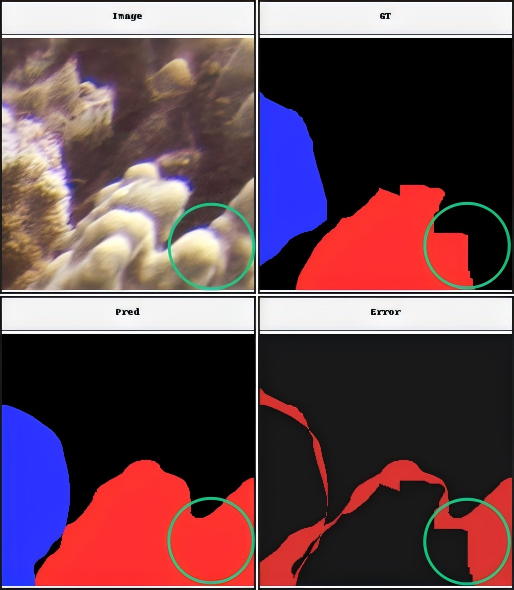
#> input picture assets/showcase/0237.png, 514 x 590 px
$ python -i underwater_enhancer.py   (imports and definitions only)
#> lines starting #> are read from the running program, lines starting #| are printed output that depends on the picture; after the words box and inside, x2 and y2 are one past the last pixel; in counts of white or black regions, pixels touching at a corner belong together
#> further down, picture is the input picture: shape (590, 514, 3); mean B, G, R 81.3, 72.3, 100.8
import cv2
import numpy as np
import matplotlib.pyplot as plt
import os
from scipy import ndimage
import math

def enhance_underwater_image(image):
    """
    完整版水下图像增强（基于物理模型+图像处理）

    参数:
    image: BGR格式的图像 (numpy array)

    返回:
    增强后的图像 (BGR格式)
    """
    # 步骤1: 水下颜色校正（补偿光谱衰减）
    corrected = color_correction(image)

    # 步骤2: 暗通道先验去雾（去除散射）
    # dehazed = dark_channel_prior_dehaze(corrected)

    # 步骤3: HSV空间CLAHE增强（提升对比度）
    enhanced = clahe_enhance(corrected)

    return enhanced

def color_correction(image):
    """
    基于水下光谱衰减模型的颜色校正
    """
    # 水下光谱衰减系数（经验参数，针对浅水珊瑚礁）
    k_blue = 0.025  # 蓝光衰减系数 (0.02-0.03)
    k_green = 0.015  # 绿光衰减系数 (0.01-0.02)
    k_red = 0.005    # 红光衰减系数 (0.004-0.006)

    # 转换为RGB
    rgb = cv2.cvtColor(image, cv2.COLOR_BGR2RGB).astype(np.float32)

    # 1. 计算光程距离（简化模型：基于图像深度估计）
    # 使用暗通道先验估计深度（简化版）
    dark_channel = np.min(rgb, axis=2)
    depth = 1.0 / (k_blue * np.log(0.95) + k_green * np.log(0.95) + k_red * np.log(0.95)) * np.log(1.0 / (dark_channel + 1e-6))
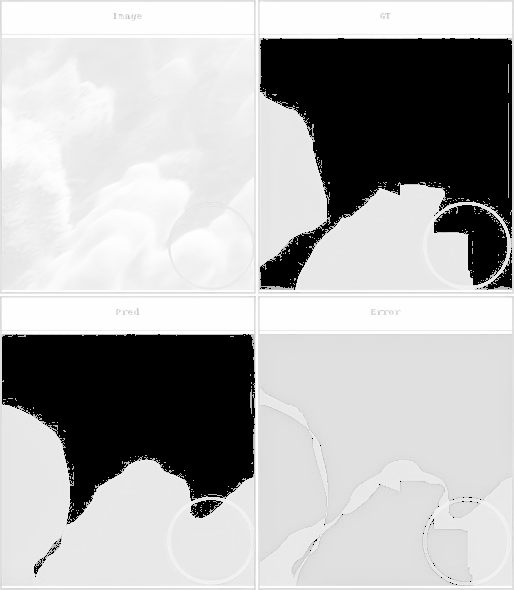
#> depth: shape (590, 514) float32; min -5985.4, max 2400.7, mean -120.3; drawn with min black and max white

    # 2. 应用颜色校正（物理模型：I = J * exp(-k*d) + A*(1-exp(-k*d))）
    # 简化为：J = (I - A) / exp(-k*d) + A
    A = np.max(rgb, axis=2)  # 大气光
    #A = np.expand_dims(A, axis=2)

    # 对每个通道独立校正
    corrected = np.zeros_like(rgb)
    for c in range(3):
        k = [k_blue, k_green, k_red][c]
        # 校正公式：J_c = (I_c - A_c) * exp(k * depth) + A_c
        corrected[:, :, c] = (rgb[:, :, c] - A) * np.exp(k * depth) + A
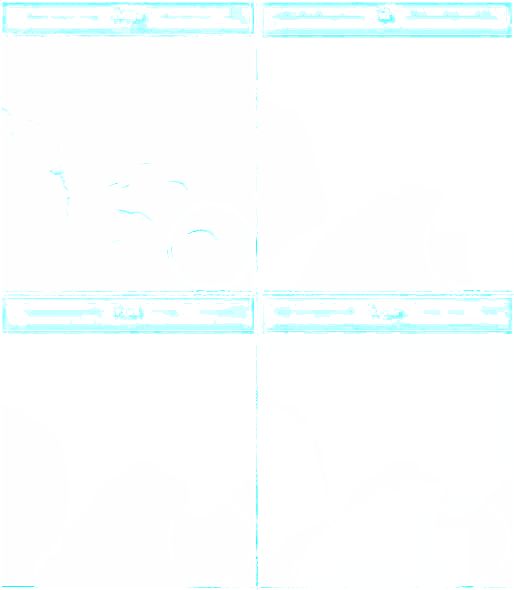
#> corrected: shape (590, 514, 3) float32; mean R, G, B -1.54e+25, -1.11e+15, -336646.9; drawn with min black and max white

    # 限制在0-255范围内
    corrected = np.clip(corrected, 0, 255).astype(np.uint8)

    return cv2.cvtColor(corrected, cv2.COLOR_RGB2BGR)

def dark_channel_prior_dehaze(image, omega=0.95, window_size=15):
    """
    暗通道先验去雾（水下增强专用）

    参数:
    image: BGR格式图像
    omega: 大气光比例参数 (0.9-0.95)
    window_size: 暗通道计算窗口大小
    """
    # 转换为RGB
    rgb = cv2.cvtColor(image, cv2.COLOR_BGR2RGB).astype(np.float32) / 255.0

    # 1. 计算暗通道
    dark_channel = np.min(rgb, axis=2)
    dark_channel = ndimage.minimum_filter(dark_channel, size=window_size)

    # 2. 估计大气光A
    A = np.max(rgb, axis=2)
    A = np.ones_like(dark_channel) * A

    # 3. 估计透射率
    t = 1.0 - omega * dark_channel

    # 4. 去雾公式：J = (I - A) / t + A
    dehazed = np.zeros_like(rgb)
    for c in range(3):
        dehazed[:, :, c] = (rgb[:, :, c] - A) / t + A

    # 限制在0-1范围
    dehazed = np.clip(dehazed, 0, 1)

    # 转换回BGR
    dehazed = (dehazed * 255).astype(np.uint8)
    return cv2.cvtColor(dehazed, cv2.COLOR_RGB2BGR)

def clahe_enhance(image):
    """
    HSV空间CLAHE增强（水下图像专用）
    """
    # 转换为HSV
    hsv = cv2.cvtColor(image, cv2.COLOR_BGR2HSV)
#> hsv: shape (590, 514, 3); mean H, S, V 23.2, 150.1, 114.7
    h, s, v = cv2.split(hsv)
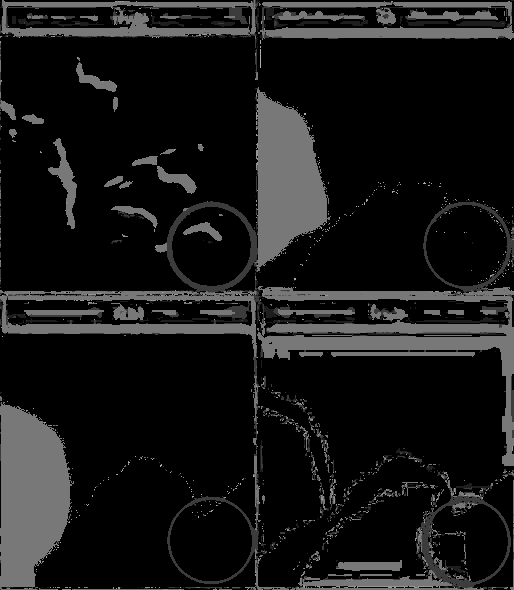
#> h: shape (590, 514); min 0, max 179, mean 23.2
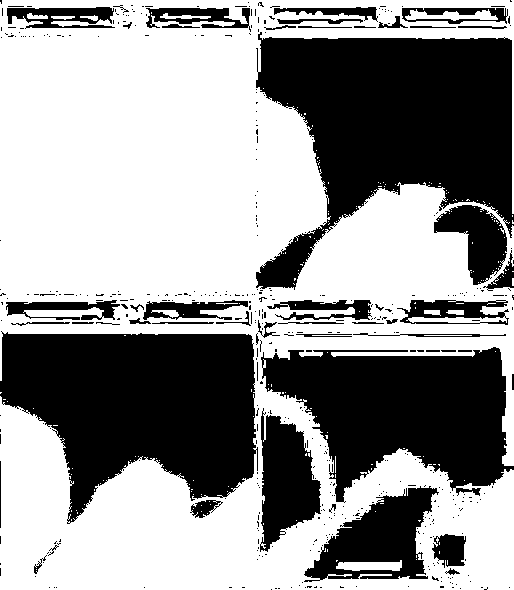
#> s: shape (590, 514); 58.9% white; 475 black regions (424 under 20 px), largest, box (x1, y1, x2, y2) and area: (256, 32, 514, 290) 37713, (0, 331, 258, 524) 33478, (261, 347, 514, 503) 24292

    # 1. 对V通道应用CLAHE（增强对比度）
    clahe = cv2.createCLAHE(clipLimit=2.0, tileGridSize=(8, 8))
    v_clahe = clahe.apply(v)
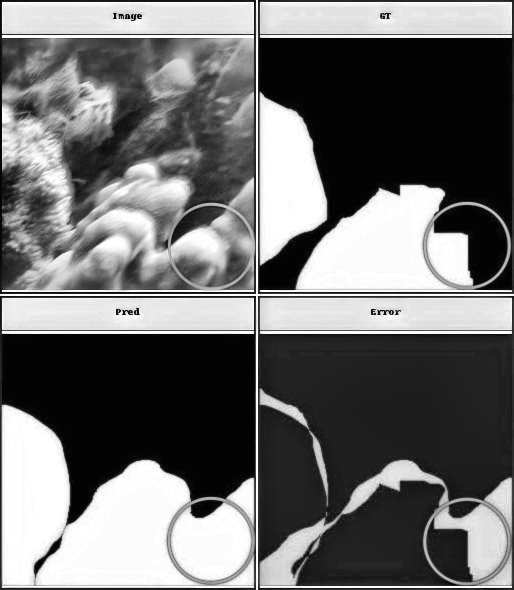
#> v_clahe: shape (590, 514); min 1, max 255, mean 111

    # 2. 增强饱和度（水下图像通常饱和度低）
    s = cv2.convertScaleAbs(s, alpha=1.2, beta=0)  # 饱和度增强20%

    # 3. 调整色调（减少蓝色偏移）
    # 水下图像色调偏蓝（H≈120），我们向红色方向调整（H=0）
    h = np.clip(h - 15, 0, 179)  # H范围0-179
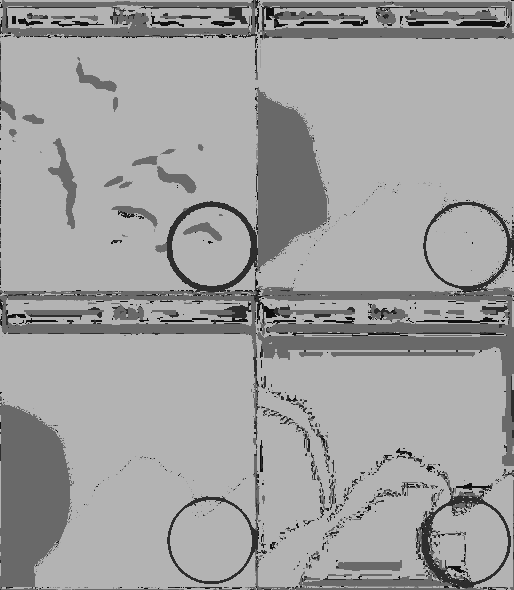
#> h: shape (590, 514); min 0, max 179, mean 159.8

    # 4. 合并通道
    hsv_clahe = cv2.merge([h, s, v_clahe])
#> hsv_clahe: shape (590, 514, 3); mean H, S, V 159.8, 150.1, 111

    # 转换回BGR
    enhanced_image = cv2.cvtColor(hsv_clahe, cv2.COLOR_HSV2BGR)
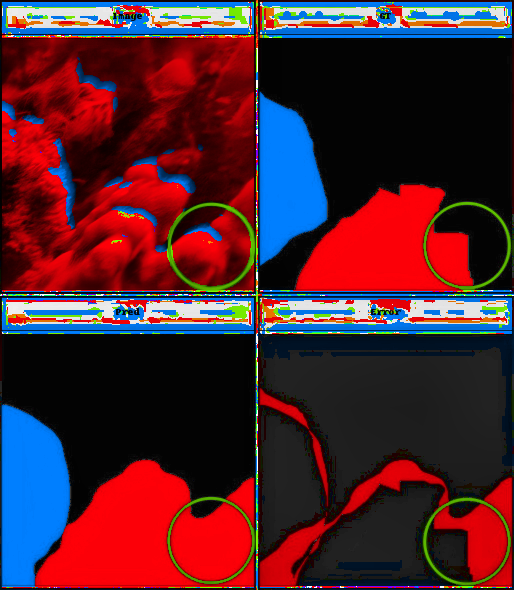
#> enhanced_image: shape (590, 514, 3); mean B, G, R 46, 34.6, 78

    return enhanced_image

>>> import cv2
>>> picture = cv2.imread('../../assets/showcase/0237.png')
>>> result = enhance_underwater_image(picture)

$ run again, on assets/showcase/0397.png
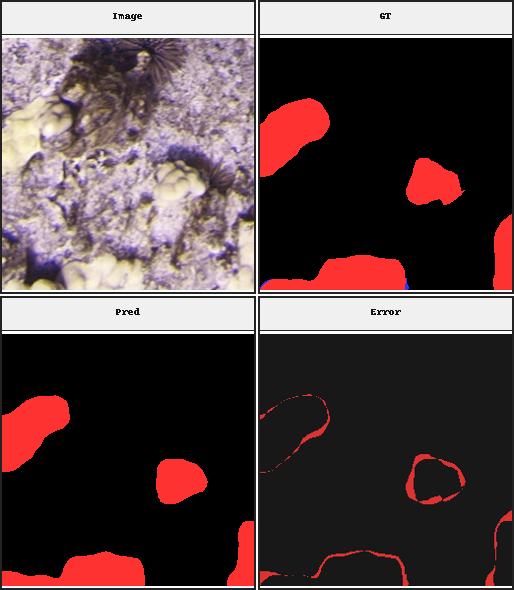
#> input picture assets/showcase/0397.png, 514 x 590 px
#> picture is the input picture: shape (590, 514, 3); mean B, G, R 71.7, 70.6, 88.5
#> hsv: shape (590, 514, 3); mean H, S, V 6.1, 72.3, 89.2
#> in clahe_enhance, `h, s, v = cv2.split(hsv)`:
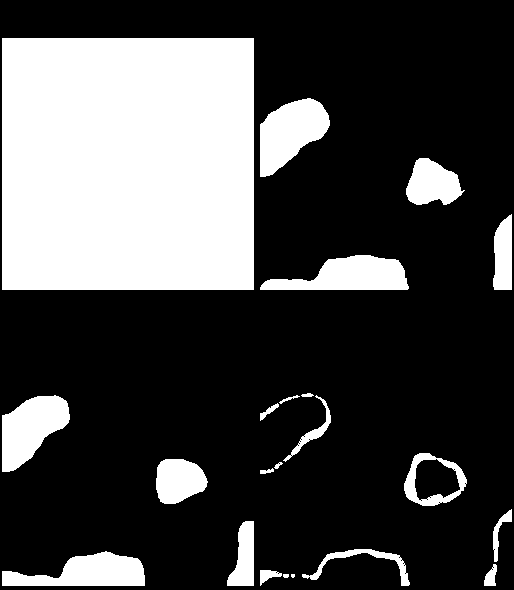
#> s: shape (590, 514); 28.4% white; 22 white regions (1 under 20 px), largest, box (x1, y1, x2, y2) and area: (2, 38, 254, 290) 63504, (260, 98, 330, 177) 3433, (260, 255, 409, 290) 3330
#> hsv_clahe: shape (590, 514, 3); mean H, S, V 175.2, 72.3, 85.9
#> in clahe_enhance, `enhanced_image = cv2.cvtColor(hsv_clahe, cv2.COLOR_HSV2BGR)`:
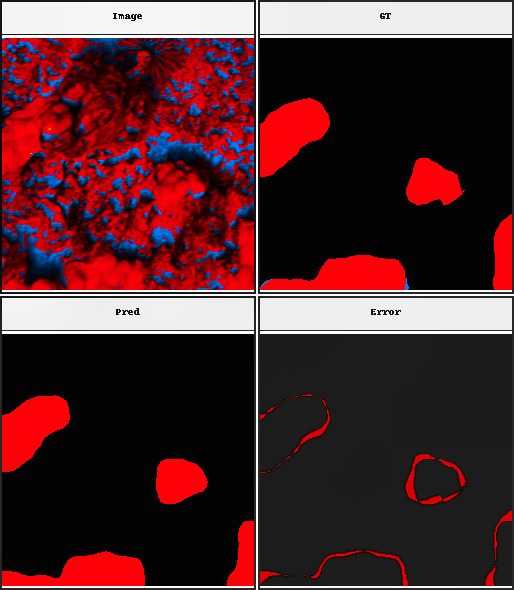
#> enhanced_image: shape (590, 514, 3); mean B, G, R 46.2, 41.9, 80.2

$ run again, on assets/showcase/0435.png
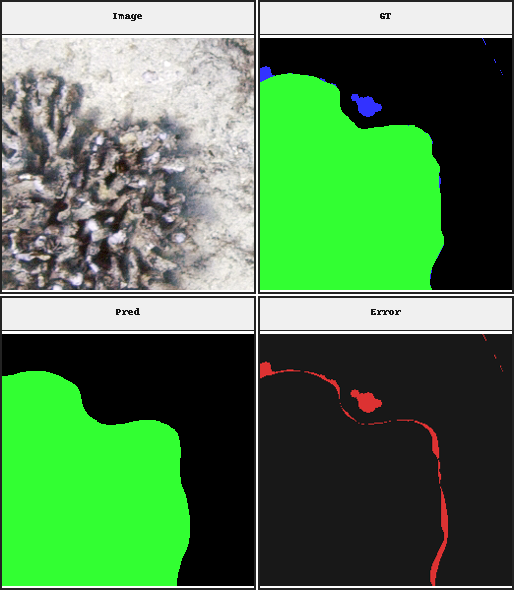
#> input picture assets/showcase/0435.png, 514 x 590 px
#> picture is the input picture: shape (590, 514, 3); mean B, G, R 82.4, 127, 83.9
#> hsv: shape (590, 514, 3); mean H, S, V 20.1, 111.8, 129.8
#> in clahe_enhance, `h, s, v = cv2.split(hsv)`:
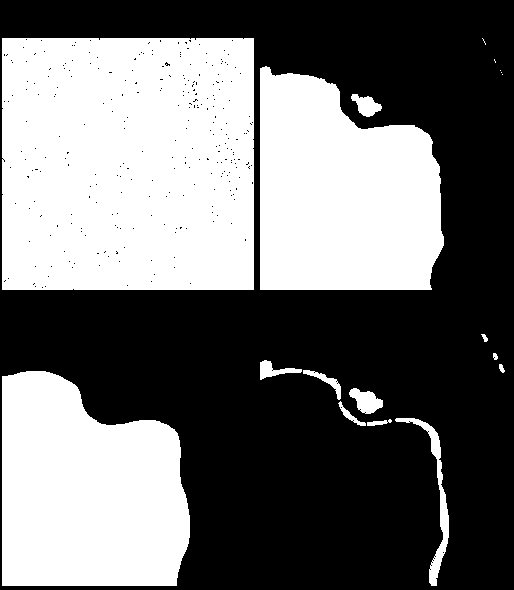
#> s: shape (590, 514); 43.8% white; 18 white regions (5 under 20 px), largest, box (x1, y1, x2, y2) and area: (2, 38, 254, 290) 63124, (2, 371, 190, 586) 33418, (260, 66, 444, 290) 33136
#> hsv_clahe: shape (590, 514, 3); mean H, S, V 142.9, 111.8, 127.5
#> in clahe_enhance, `enhanced_image = cv2.cvtColor(hsv_clahe, cv2.COLOR_HSV2BGR)`:
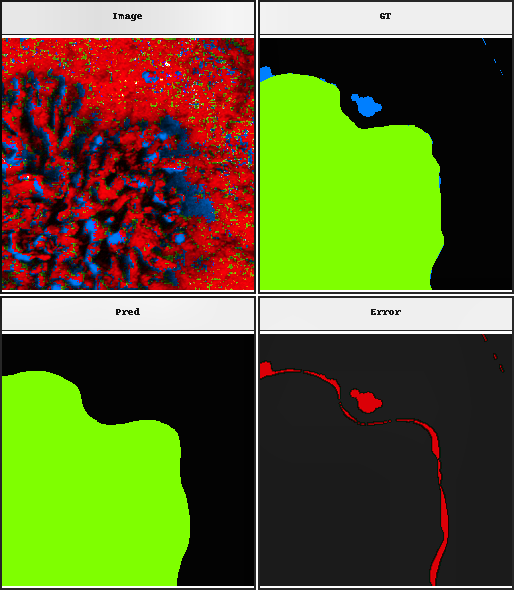
#> enhanced_image: shape (590, 514, 3); mean B, G, R 44.6, 98.8, 93.6

$ run again, on assets/showcase/0980.png
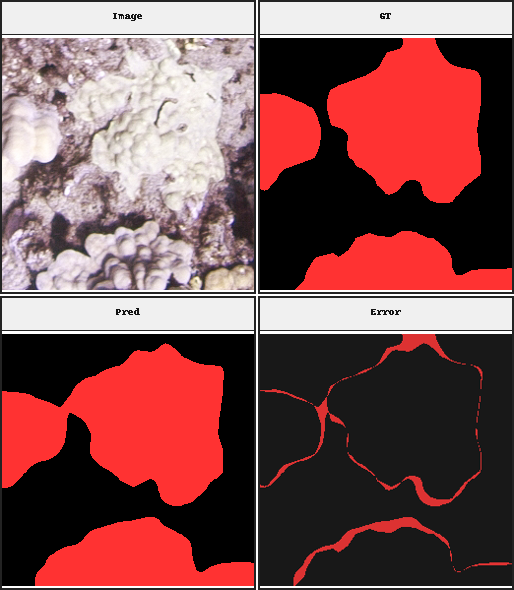
#> input picture assets/showcase/0980.png, 514 x 590 px
#> picture is the input picture: shape (590, 514, 3); mean B, G, R 84, 83.2, 130.2
#> hsv: shape (590, 514, 3); mean H, S, V 2.7, 110.4, 130.4
#> s: shape (590, 514); 43.3% white; 13 white regions, largest, box (x1, y1, x2, y2) and area: (2, 38, 254, 290) 63486, (2, 343, 224, 506) 21969, (327, 38, 481, 203) 17714
#> hsv_clahe: shape (590, 514, 3); mean H, S, V 177.1, 110.4, 125.3
#> in clahe_enhance, `enhanced_image = cv2.cvtColor(hsv_clahe, cv2.COLOR_HSV2BGR)`:
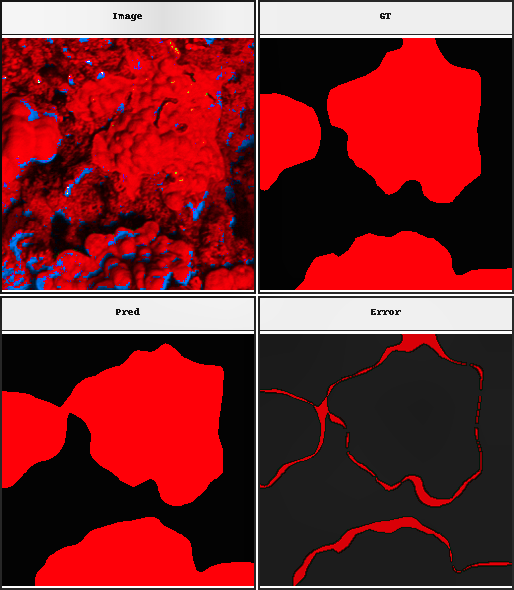
#> enhanced_image: shape (590, 514, 3); mean B, G, R 43.5, 39.6, 122.8
